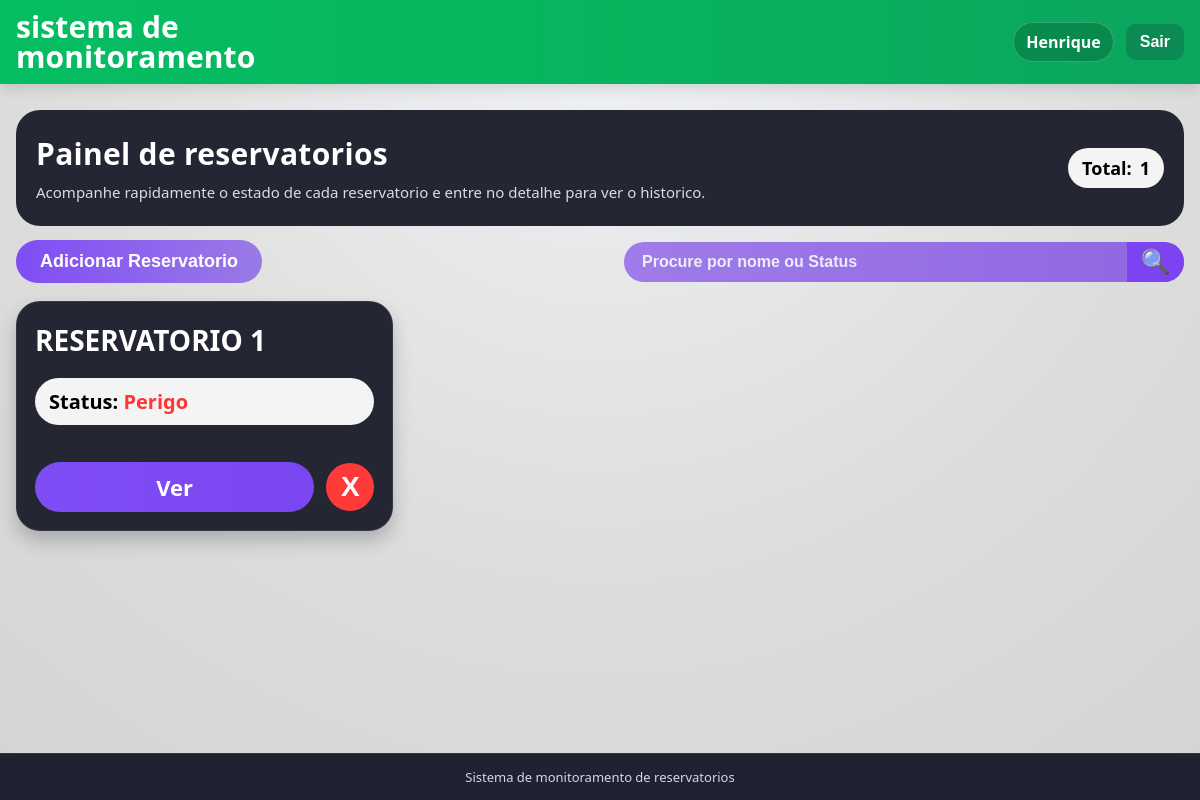
Page / (signed in) on the earlier database version.
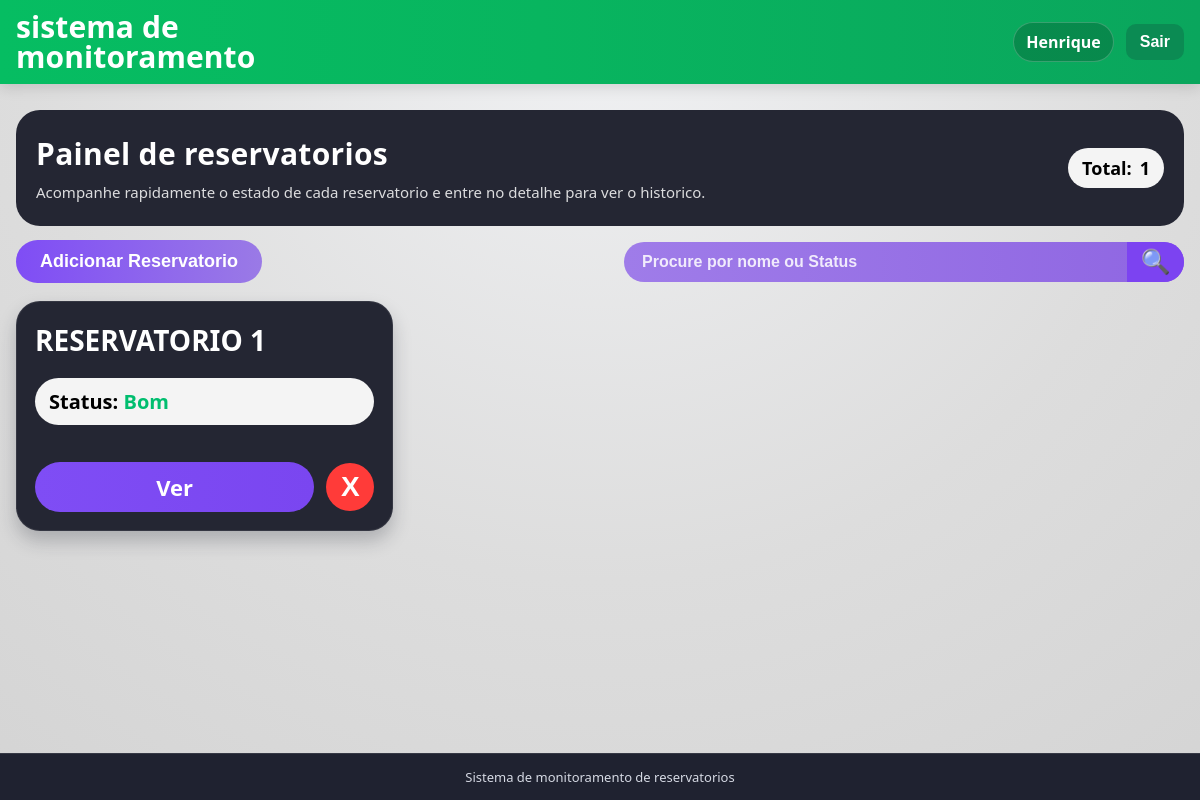
Same page on the later database version.
### app/models.py (models this page shows, shortened)
class Reservatorio(models.Model):
    STATUS_BOM = "bom"
    STATUS_ATENCAO = "atencao"
    STATUS_PERIGO = "perigo"
    META_PADRAO_PPM_TDS = 600.0
    META_PADRAO_NTU_TURBIDEZ = 1.5
    META_PADRAO_CELSIUS_TEMPERATURA = 25.0
    STATUS_CHOICES = (
        (STATUS_BOM, "Bom"),
        (STATUS_ATENCAO, "Atencao"),
        (STATUS_PERIGO, "Perigo"),
    )
    usuario = models.ForeignKey(
        settings.AUTH_USER_MODEL,
        on_delete=models.CASCADE,
        related_name="reservatorios",
    )
    nome = models.CharField(max_length=120, unique=True)
    status = models.CharField(max_length=20, choices=STATUS_CHOICES, default=STATUS_BOM)
    meta_ppm_tds = models.FloatField(default=META_PADRAO_PPM_TDS)
    meta_ntu_turbidez = models.FloatField(default=META_PADRAO_NTU_TURBIDEZ)
    meta_celsius_temperatura = models.FloatField(default=META_PADRAO_CELSIUS_TEMPERATURA)
    created_at = models.DateTimeField(auto_now_add=True)
    updated_at = models.DateTimeField(auto_now=True)
    class Meta:
        ordering = ["nome"]
    @classmethod
    def listar(cls, busca="", usuario=None):
        queryset = cls.objects.all()
        if usuario is not None:
            queryset = queryset.filter(usuario=usuario)
        termo = (busca or "").strip()
        if not termo:
            return queryset
        return queryset.filter(Q(nome__icontains=termo) | Q(status__icontains=termo))

### app/views.py (the view)
# urls.py: path('', views.index, name="index"),
@login_required(login_url="entrar")
@require_http_methods(["GET"])
def index(request):
    busca = request.GET.get("busca", "").strip()
    reservatorios = Reservatorio.listar(busca=busca, usuario=request.user)
    return render(
        request,
        "index.html",
        {
            "reservatorios": reservatorios,
            "busca": busca,
        },
    )

### app/templates/index.html (shortened to what this page needs)
{% extends "blocos/base.html" %}
{% block content %}
<section class="detail-hero index-hero">
    <div>
        <h2>Painel de reservatorios</h2>
        <p class="index-hero-subtitle">Acompanhe rapidamente o estado de cada reservatorio e entre no detalhe para ver o historico.</p>
    </div>
    <p class="detail-status index-total-pill">
        <span>Total:</span>
        <strong>{{ reservatorios|length }}</strong>
    </p>
</section>
<section class="toolbar">
    <form method="post" action="{% url 'reservatorio_adicionar' %}">
        <button class="btn-main" type="submit">Adicionar Reservatorio</button>
    </form>
    <form class="search" method="get" action="{% url 'index' %}">
        <input
            type="text"
            name="busca"
            value="{{ busca }}"
            placeholder="Procure por nome ou Status"
            aria-label="Buscar por nome ou status"
        >
        <button type="submit" aria-label="Buscar">&#128269;</button>
    </form>
</section>
<section class="cards-grid">
    {% for reservatorio in reservatorios %}
    <article class="reservatorio-card">
        <h2>{{ reservatorio.nome|upper }}</h2>
        <p class="status-pill">
            <span>Status:</span>
            <strong class="status-text status-{{ reservatorio.status }}">{{ reservatorio.get_status_display }}</strong>
        </p>
        <div class="card-actions">
            <a class="btn-ver" href="{% url 'reservatorio_detalhe' reservatorio.id %}">Ver</a>
            <form method="post" action="{% url 'reservatorio_excluir' reservatorio.id %}">
                <button class="btn-delete" type="submit" aria-label="Excluir reservatorio">X</button>
            </form>
        </div>
    </article>
    {% empty %}
    <article class="empty-state">
        <p>Nenhum reservatorio encontrado.</p>
    </article>
    {% endfor %}
</section>
{% endblock %}

Differences in the rows shown:
changed Reservatorio "RESERVATORIO 1": status "Perigo" → "Bom"
